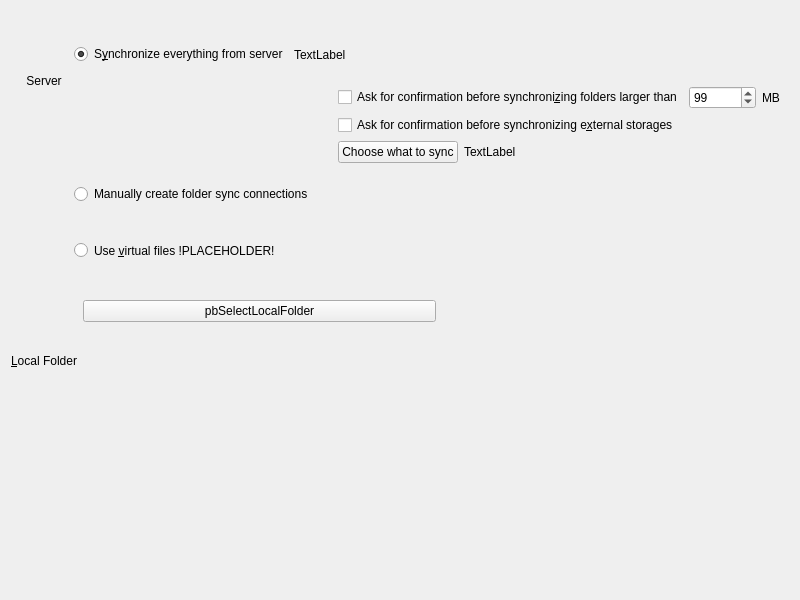
<?xml version="1.0" encoding="UTF-8"?>
<ui version="4.0">
 <class>OwncloudAdvancedSetupPage</class>
 <widget class="QWidget" name="OwncloudAdvancedSetupPage">
  <property name="geometry">
   <rect>
    <x>0</x>
    <y>0</y>
    <width>800</width>
    <height>600</height>
   </rect>
  </property>
  <property name="windowTitle">
   <string>Form</string>
  </property>
  <layout class="QVBoxLayout" name="verticalLayout_4">
   <item>
    <widget class="QWidget" name="syncTypeWidget" native="true">
     <layout class="QHBoxLayout" name="horizontalLayout_9">
      <item>
       <layout class="QVBoxLayout" name="verticalLayout_2">
        <item>
         <widget class="QLabel" name="lServerIcon">
          <property name="sizePolicy">
           <sizepolicy hsizetype="Fixed" vsizetype="Fixed">
            <horstretch>0</horstretch>
            <verstretch>0</verstretch>
           </sizepolicy>
          </property>
          <property name="minimumSize">
           <size>
            <width>48</width>
            <height>48</height>
           </size>
          </property>
          <property name="maximumSize">
           <size>
            <width>48</width>
            <height>48</height>
           </size>
          </property>
          <property name="text">
           <string/>
          </property>
          <property name="pixmap">
           <pixmap>:/client/Files.fm Sync/theme/colored/files.fm-sync-icon-sidebar.svg</pixmap>
          </property>
          <property name="scaledContents">
           <bool>true</bool>
          </property>
          <property name="alignment">
           <set>Qt::AlignCenter</set>
          </property>
         </widget>
        </item>
        <item>
         <widget class="QLabel" name="lServer">
          <property name="text">
           <string>Server</string>
          </property>
          <property name="scaledContents">
           <bool>false</bool>
          </property>
          <property name="alignment">
           <set>Qt::AlignCenter</set>
          </property>
         </widget>
        </item>
        <item>
         <spacer name="verticalSpacer_3">
          <property name="orientation">
           <enum>Qt::Vertical</enum>
          </property>
          <property name="sizeHint" stdset="0">
           <size>
            <width>20</width>
            <height>40</height>
           </size>
          </property>
         </spacer>
        </item>
       </layout>
      </item>
      <item>
       <widget class="QWidget" name="wSyncStrategy" native="true">
        <layout class="QVBoxLayout" name="verticalLayout">
         <property name="leftMargin">
          <number>0</number>
         </property>
         <property name="rightMargin">
          <number>0</number>
         </property>
         <item>
          <layout class="QHBoxLayout" name="horizontalLayout_2">
           <item>
            <widget class="QRadioButton" name="rSyncEverything">
             <property name="text">
              <string>S&amp;ynchronize everything from server</string>
             </property>
             <property name="checked">
              <bool>true</bool>
             </property>
            </widget>
           </item>
           <item>
            <widget class="QLabel" name="lSyncEverythingSizeLabel">
             <property name="text">
              <string>TextLabel</string>
             </property>
             <property name="textFormat">
              <enum>Qt::PlainText</enum>
             </property>
            </widget>
           </item>
           <item>
            <spacer name="horizontalSpacer_3">
             <property name="orientation">
              <enum>Qt::Horizontal</enum>
             </property>
             <property name="sizeHint" stdset="0">
              <size>
               <width>40</width>
               <height>20</height>
              </size>
             </property>
            </spacer>
           </item>
          </layout>
         </item>
         <item>
          <widget class="QWidget" name="syncEverythingWidget" native="true">
           <layout class="QHBoxLayout" name="horizontalLayout_4">
            <property name="leftMargin">
             <number>0</number>
            </property>
            <property name="topMargin">
             <number>0</number>
            </property>
            <property name="rightMargin">
             <number>0</number>
            </property>
            <property name="bottomMargin">
             <number>0</number>
            </property>
            <item>
             <spacer name="horizontalSpacer_4">
              <property name="orientation">
               <enum>Qt::Horizontal</enum>
              </property>
              <property name="sizeHint" stdset="0">
               <size>
                <width>40</width>
                <height>20</height>
               </size>
              </property>
             </spacer>
            </item>
            <item>
             <layout class="QVBoxLayout" name="verticalLayout_7">
              <item>
               <layout class="QHBoxLayout" name="horizontalLayout_3">
                <item>
                 <widget class="QCheckBox" name="confCheckBoxSize">
                  <property name="text">
                   <string>Ask for confirmation before synchroni&amp;zing folders larger than</string>
                  </property>
                 </widget>
                </item>
                <item>
                 <widget class="QSpinBox" name="confSpinBox">
                  <property name="maximum">
                   <number>999999</number>
                  </property>
                  <property name="value">
                   <number>99</number>
                  </property>
                 </widget>
                </item>
                <item>
                 <widget class="QLabel" name="confTraillingSizeLabel">
                  <property name="text">
                   <string extracomment="Trailing part of &quot;Ask confirmation before syncing folder larger than&quot; ">MB</string>
                  </property>
                 </widget>
                </item>
               </layout>
              </item>
              <item>
               <widget class="QCheckBox" name="confCheckBoxExternal">
                <property name="text">
                 <string>Ask for confirmation before synchronizing e&amp;xternal storages</string>
                </property>
               </widget>
              </item>
              <item>
               <layout class="QHBoxLayout" name="horizontalLayout">
                <item>
                 <widget class="QPushButton" name="bSelectiveSync">
                  <property name="text">
                   <string>Choose what to sync</string>
                  </property>
                 </widget>
                </item>
                <item>
                 <widget class="QLabel" name="lSelectiveSyncSizeLabel">
                  <property name="text">
                   <string>TextLabel</string>
                  </property>
                  <property name="textFormat">
                   <enum>Qt::PlainText</enum>
                  </property>
                 </widget>
                </item>
                <item>
                 <spacer name="horizontalSpacer">
                  <property name="orientation">
                   <enum>Qt::Horizontal</enum>
                  </property>
                  <property name="sizeHint" stdset="0">
                   <size>
                    <width>40</width>
                    <height>20</height>
                   </size>
                  </property>
                 </spacer>
                </item>
               </layout>
              </item>
             </layout>
            </item>
           </layout>
          </widget>
         </item>
         <item>
          <layout class="QHBoxLayout" name="horizontalLayout_40">
           <item>
            <widget class="QRadioButton" name="rManualFolder">
             <property name="sizePolicy">
              <sizepolicy hsizetype="Minimum" vsizetype="Minimum">
               <horstretch>0</horstretch>
               <verstretch>0</verstretch>
              </sizepolicy>
             </property>
             <property name="toolTip">
              <string>&lt;html&gt;&lt;head/&gt;&lt;body&gt;&lt;p&gt;When this option is selected, the wizard will close without synchronizing anything. You can use the &amp;quot;Add Folder Sync Connection&amp;quot; button from the account settings to choose which pair of local and remote folder you wish to synchronize&lt;/p&gt;&lt;/body&gt;&lt;/html&gt;</string>
             </property>
             <property name="whatsThis">
              <string>&lt;html&gt;&lt;head/&gt;&lt;body&gt;&lt;p&gt;When this option is selected, the wizard will close without synchronizing anything. You can use the &amp;quot;Add Folder Sync Connection&amp;quot; button from the account settings to choose which pair of local and remote folder you wish to synchronize&lt;/p&gt;&lt;/body&gt;&lt;/html&gt;</string>
             </property>
             <property name="text">
              <string>Manually create folder sync connections </string>
             </property>
            </widget>
           </item>
           <item>
            <spacer name="horizontalSpacer_5">
             <property name="orientation">
              <enum>Qt::Horizontal</enum>
             </property>
             <property name="sizeHint" stdset="0">
              <size>
               <width>40</width>
               <height>20</height>
              </size>
             </property>
            </spacer>
           </item>
          </layout>
         </item>
         <item>
          <layout class="QHBoxLayout" name="lVirtualFileSync">
           <item>
            <widget class="QRadioButton" name="rVirtualFileSync">
             <property name="sizePolicy">
              <sizepolicy hsizetype="Minimum" vsizetype="Minimum">
               <horstretch>0</horstretch>
               <verstretch>0</verstretch>
              </sizepolicy>
             </property>
             <property name="text">
              <string notr="true">Use &amp;virtual files !PLACEHOLDER!</string>
             </property>
             <property name="checkable">
              <bool>false</bool>
             </property>
            </widget>
           </item>
           <item>
            <spacer name="horizontalSpacer_6">
             <property name="orientation">
              <enum>Qt::Horizontal</enum>
             </property>
             <property name="sizeHint" stdset="0">
              <size>
               <width>40</width>
               <height>20</height>
              </size>
             </property>
            </spacer>
           </item>
          </layout>
         </item>
        </layout>
       </widget>
      </item>
     </layout>
    </widget>
   </item>
   <item>
    <widget class="QWidget" name="whereToSyncWidget" native="true">
     <layout class="QHBoxLayout" name="horizontalLayout_6">
      <property name="leftMargin">
       <number>0</number>
      </property>
      <property name="topMargin">
       <number>0</number>
      </property>
      <property name="rightMargin">
       <number>0</number>
      </property>
      <property name="bottomMargin">
       <number>0</number>
      </property>
      <item>
       <layout class="QVBoxLayout" name="verticalLayout_3">
        <item>
         <widget class="QLabel" name="lLocalIcon">
          <property name="sizePolicy">
           <sizepolicy hsizetype="Fixed" vsizetype="Fixed">
            <horstretch>0</horstretch>
            <verstretch>0</verstretch>
           </sizepolicy>
          </property>
          <property name="minimumSize">
           <size>
            <width>48</width>
            <height>48</height>
           </size>
          </property>
          <property name="maximumSize">
           <size>
            <width>48</width>
            <height>48</height>
           </size>
          </property>
          <property name="text">
           <string/>
          </property>
          <property name="pixmap">
           <pixmap resource="../../../client.qrc">:/client/resources/light/folder-sync.svg</pixmap>
          </property>
          <property name="scaledContents">
           <bool>true</bool>
          </property>
          <property name="alignment">
           <set>Qt::AlignCenter</set>
          </property>
         </widget>
        </item>
        <item>
         <widget class="QLabel" name="lLocal">
          <property name="sizePolicy">
           <sizepolicy hsizetype="Minimum" vsizetype="Preferred">
            <horstretch>0</horstretch>
            <verstretch>0</verstretch>
           </sizepolicy>
          </property>
          <property name="text">
           <string>&amp;Local Folder</string>
          </property>
          <property name="alignment">
           <set>Qt::AlignCenter</set>
          </property>
          <property name="buddy">
           <cstring>pbSelectLocalFolder</cstring>
          </property>
         </widget>
        </item>
        <item>
         <spacer name="verticalSpacer_4">
          <property name="orientation">
           <enum>Qt::Vertical</enum>
          </property>
          <property name="sizeHint" stdset="0">
           <size>
            <width>20</width>
            <height>10</height>
           </size>
          </property>
         </spacer>
        </item>
       </layout>
      </item>
      <item>
       <layout class="QVBoxLayout" name="verticalLayout_5">
        <item>
         <layout class="QHBoxLayout" name="horizontalLayout_8">
          <property name="spacing">
           <number>0</number>
          </property>
          <item>
           <widget class="QPushButton" name="pbSelectLocalFolder">
            <property name="sizePolicy">
             <sizepolicy hsizetype="MinimumExpanding" vsizetype="Fixed">
              <horstretch>0</horstretch>
              <verstretch>0</verstretch>
             </sizepolicy>
            </property>
            <property name="text">
             <string>pbSelectLocalFolder</string>
            </property>
           </widget>
          </item>
          <item>
           <spacer name="horizontalSpacer_7">
            <property name="orientation">
             <enum>Qt::Horizontal</enum>
            </property>
            <property name="sizeHint" stdset="0">
             <size>
              <width>40</width>
              <height>20</height>
             </size>
            </property>
           </spacer>
          </item>
         </layout>
        </item>
        <item>
         <widget class="QStackedWidget" name="resolutionStackedWidget">
          <property name="sizePolicy">
           <sizepolicy hsizetype="Preferred" vsizetype="MinimumExpanding">
            <horstretch>0</horstretch>
            <verstretch>0</verstretch>
           </sizepolicy>
          </property>
          <property name="currentIndex">
           <number>0</number>
          </property>
          <widget class="QWidget" name="page"/>
          <widget class="QWidget" name="resolutionStackedWidgetPage1">
           <layout class="QVBoxLayout" name="verticalLayout_8">
            <item>
             <widget class="QLabel" name="syncModeLabel">
              <property name="text">
               <string notr="true">Status message</string>
              </property>
              <property name="textFormat">
               <enum>Qt::RichText</enum>
              </property>
              <property name="wordWrap">
               <bool>true</bool>
              </property>
             </widget>
            </item>
            <item>
             <widget class="QRadioButton" name="radioButton">
              <property name="text">
               <string>&amp;Keep local data</string>
              </property>
              <property name="checked">
               <bool>true</bool>
              </property>
             </widget>
            </item>
            <item>
             <widget class="QRadioButton" name="cbSyncFromScratch">
              <property name="toolTip">
               <string>&lt;html&gt;&lt;head/&gt;&lt;body&gt;&lt;p&gt;If this box is checked, existing content in the local folder will be erased to start a clean sync from the server.&lt;/p&gt;&lt;p&gt;Do not check this if the local content should be uploaded to the servers folder.&lt;/p&gt;&lt;/body&gt;&lt;/html&gt;</string>
              </property>
              <property name="text">
               <string>Start a &amp;clean sync (Create a backup and erases the local folder!)</string>
              </property>
              <property name="checkable">
               <bool>true</bool>
              </property>
             </widget>
            </item>
            <item>
             <spacer name="verticalSpacer">
              <property name="orientation">
               <enum>Qt::Vertical</enum>
              </property>
              <property name="sizeHint" stdset="0">
               <size>
                <width>20</width>
                <height>10</height>
               </size>
              </property>
             </spacer>
            </item>
           </layout>
          </widget>
         </widget>
        </item>
       </layout>
      </item>
     </layout>
    </widget>
   </item>
   <item alignment="Qt::AlignHCenter|Qt::AlignVCenter">
    <widget class="QProgressIndicator" name="progressIndicator" native="true"/>
   </item>
  </layout>
 </widget>
 <customwidgets>
  <customwidget>
   <class>QProgressIndicator</class>
   <extends>QWidget</extends>
   <header>QProgressIndicator.h</header>
   <container>1</container>
  </customwidget>
 </customwidgets>
 <tabstops>
  <tabstop>rSyncEverything</tabstop>
  <tabstop>confCheckBoxSize</tabstop>
  <tabstop>confSpinBox</tabstop>
  <tabstop>bSelectiveSync</tabstop>
  <tabstop>rManualFolder</tabstop>
  <tabstop>rVirtualFileSync</tabstop>
 </tabstops>
 <resources>
  <include location="../../../client.qrc"/>
 </resources>
 <connections/>
</ui>
